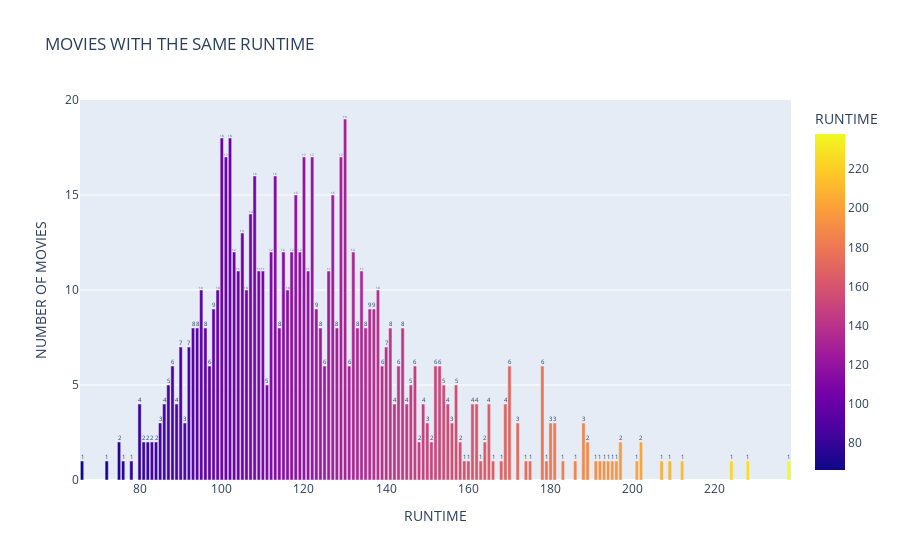

Notebook source saved alongside this figure:
### Code cell
runtime = imdb['runtime'].value_counts()
fig = px.bar(runtime, y = runtime, x = runtime.index, text = runtime.values, color = runtime.index, 
             labels = {'y': 'NUMBER OF MOVIES', 'index': 'RUNTIME'}, title = 'MOVIES WITH THE SAME RUNTIME', 
             color_discrete_sequence = px.colors.sequential.RdBu)
fig.show()

### Figure 1 — Plotly figure (JSON) as saved in the notebook; plotly's stock layout.template omitted (floating-point values rounded to 4 significant figures)
{"data": [{"alignmentgroup": "True", "hovertemplate": "RUNTIME=%{marker.color}<br>NUMBER OF MOVIES=%{y}<br>text=%{text}<extra></extra>", "legendgroup": "", "marker": {"color": [130, 100, 102, 101, 129, 122, 120, 108, 113, 127, 118, 107, 105, 119, 117, 132, 112, 115, 103, 134, 110, 109, 121, 104, 126, 95, 138, 99, 116, 106, 123, 98, 136, 137, 128, 124, 133, 114, 141, 144, 135, 93, 94, 96, 140, 90, 92, 170, 88, 178, 125, 153, 131, 97, 139, 147, 143, 152, 157, 146, 111, 87, 154, 165, 80, 155, 169, 142, 149, 86, 145, 161, 89, 162, 188, 181, 85, 180, 150, 91, 172, 156, 158, 81, 75, 202, 197, 82, 151, 83, 84, 148, 189, 164, 78, 76, 72, 238, 228, 192, 224, 212, 209, 207, 201, 196, 195, 194, 193, 191, 159, 186, 183, 179, 175, 174, 168, 166, 163, 160, 66], "coloraxis": "coloraxis"}, "name": "", "offsetgroup": "", "orientation": "v", "showlegend": false, "text": [19, 18, 18, 17, 17, 17, 17, 16, 16, 15, 15, 14, 13, 12, 12, 12, 12, 12, 12, 11, 11, 11, 11, 11, 11, 10, 10, 10, 10, 10, 9, 9, 9, 9, 8, 8, 8, 8, 8, 8, 8, 8, 8, 8, 7, 7, 7, 6, 6, 6, 6, 6, 6, 6, 6, 6, 6, 6, 5, 5, 5, 5, 5, 4, 4, 4, 4, 4, 4, 4, 4, 4, 4, 4, 3, 3, 3, 3, 3, 3, 3, 3, 2, 2, 2, 2, 2, 2, 2, 2, 2, 2, 2, 2, 1, 1, 1, 1, 1, 1, 1, 1, 1, 1, 1, 1, 1, 1, 1, 1, 1, 1, 1, 1, 1, 1, 1, 1, 1, 1, 1], "textposition": "auto", "type": "bar", "x": [130, 100, 102, 101, 129, 122, 120, 108, 113, 127, 118, 107, 105, 119, 117, 132, 112, 115, 103, 134, 110, 109, 121, 104, 126, 95, 138, 99, 116, 106, 123, 98, 136, 137, 128, 124, 133, 114, 141, 144, 135, 93, 94, 96, 140, 90, 92, 170, 88, 178, 125, 153, 131, 97, 139, 147, 143, 152, 157, 146, 111, 87, 154, 165, 80, 155, 169, 142, 149, 86, 145, 161, 89, 162, 188, 181, 85, 180, 150, 91, 172, 156, 158, 81, 75, 202, 197, 82, 151, 83, 84, 148, 189, 164, 78, 76, 72, 238, 228, 192, 224, 212, 209, 207, 201, 196, 195, 194, 193, 191, 159, 186, 183, 179, 175, 174, 168, 166, 163, 160, 66], "xaxis": "x", "y": [19, 18, 18, 17, 17, 17, 17, 16, 16, 15, 15, 14, 13, 12, 12, 12, 12, 12, 12, 11, 11, 11, 11, 11, 11, 10, 10, 10, 10, 10, 9, 9, 9, 9, 8, 8, 8, 8, 8, 8, 8, 8, 8, 8, 7, 7, 7, 6, 6, 6, 6, 6, 6, 6, 6, 6, 6, 6, 5, 5, 5, 5, 5, 4, 4, 4, 4, 4, 4, 4, 4, 4, 4, 4, 3, 3, 3, 3, 3, 3, 3, 3, 2, 2, 2, 2, 2, 2, 2, 2, 2, 2, 2, 2, 1, 1, 1, 1, 1, 1, 1, 1, 1, 1, 1, 1, 1, 1, 1, 1, 1, 1, 1, 1, 1, 1, 1, 1, 1, 1, 1], "yaxis": "y"}], "layout": {"barmode": "relative", "coloraxis": {"colorbar": {"title": {"text": "RUNTIME"}}, "colorscale": [[0, "#0d0887"], [0.1111, "#46039f"], [0.2222, "#7201a8"], [0.3333, "#9c179e"], [0.4444, "#bd3786"], [0.5556, "#d8576b"], [0.6667, "#ed7953"], [0.7778, "#fb9f3a"], [0.8889, "#fdca26"], [1, "#f0f921"]]}, "legend": {"tracegroupgap": 0}, "title": {"text": "MOVIES WITH THE SAME RUNTIME"}, "xaxis": {"anchor": "y", "domain": [0, 1], "title": {"text": "RUNTIME"}}, "yaxis": {"anchor": "x", "domain": [0, 1], "title": {"text": "NUMBER OF MOVIES"}}}}
